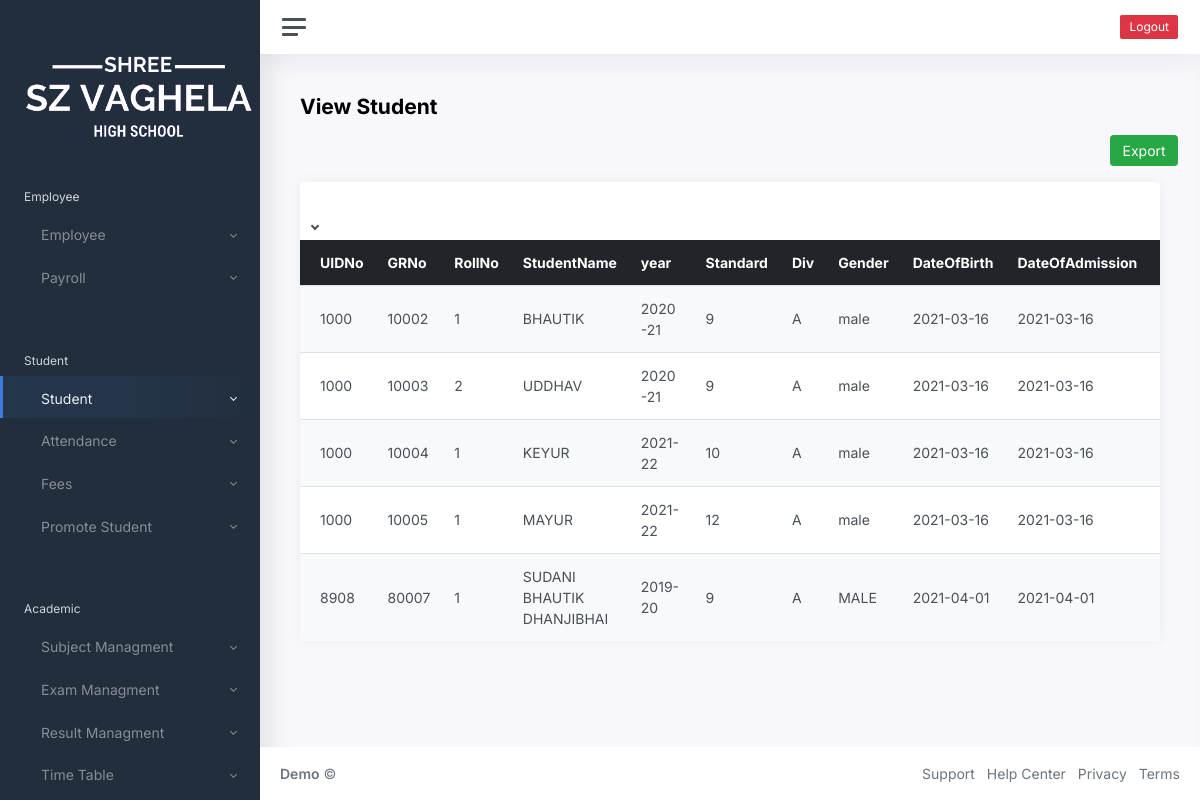
Screenshot of /student/student-view.php (signed in) with the database file from the repository.
### tables this page shows
CREATE TABLE `studentmaster` (
  `date` datetime NOT NULL,
  `StuUIDNo` varchar(13) NOT NULL,
  `StuGRNo` varchar(30) NOT NULL,
  `StuRollNo` int(20) NOT NULL,
  `StuStudentName` varchar(150) NOT NULL,
  `StuAcdemicyear` varchar(10) NOT NULL,
  `StuStandard` bigint(10) NOT NULL,
  `StuDiv` varchar(10) NOT NULL,
  `StuGender` varchar(10) NOT NULL,
  `StuDOB` date NOT NULL,
  `StuDateOfAdmission` date NOT NULL,
  `StuParentMobileNumber1` decimal(10,0) NOT NULL,
  `StuParentMobileNumber2` decimal(10,0) NOT NULL,
  `StuHouseNo` varchar(20) NOT NULL,
  `StuStreetName` varchar(20) NOT NULL,
  `StuLocation` varchar(50) NOT NULL,
  `StuCity` varchar(20) NOT NULL,
  `StuDist` varchar(20) NOT NULL,
  `StuBirthPlace` varchar(150) NOT NULL,
  `StuAadharNo` decimal(12,0) NOT NULL,
  `StuCategory` varchar(50) NOT NULL,
  `StuCaste` varchar(50) NOT NULL,
  `StuLastschoolname` varchar(50) NOT NULL,
  `StuBankname` varchar(20) NOT NULL,
  `StuBankACno` varchar(20) NOT NULL,
  `StuBankIFSCcode` varchar(20) NOT NULL,
  `StuStatus` varchar(15) NOT NULL,
  `StuStatusChangedDate` date NOT NULL,
  `file` varchar(255) NOT NULL,
  `filename` varchar(255) NOT NULL,
  `uploadfile` varchar(255) NOT NULL,
  `uploadfilename` varchar(255) NOT NULL
);

### student/student-view.php (the view, shortened to what this page needs)
<?php
include "./connectdb.php";
?>
<!DOCTYPE html>
<html lang="en">
<head>
	<link href="../css/app.css" rel="stylesheet">
</head>
<body>
	<div class="wrapper">
		<nav id="sidebar" class="sidebar">
			<div class="sidebar-content js-simplebar">
				<a class="sidebar-brand">
					<span width="30px">&nbsp;</span>
					<img src="../logo.png" alt="logo" srcset="" height="100px">
				</a>
				<ul class="sidebar-nav">
					<li class="sidebar-header">
						Employee
					</li>
					<li class="sidebar-item">
						<a href="#emp" data-toggle="collapse" class="sidebar-link collapsed">
							<i class="align-middle"></i> <span class="align-middle">Employee</span>
						</a>
					</li>
					<li class="sidebar-item">
						<a href="#payr" data-toggle="collapse" class="sidebar-link collapsed">
							<i class="align-middle"></i> <span class="align-middle">Payroll</span>
						</a>
					</li>
					<li class="sidebar-header">
					</li>
					<li class="sidebar-header">
						Student
					</li>
					<li class="sidebar-item  active">
						<a href="#addstu" data-toggle="collapse" class="sidebar-link collapsed">
							<i class="align-middle"></i> <span class="align-middle">Student</span>
						</a>
					</li>
					<li class="sidebar-item ">
						<a href="#attend" data-toggle="collapse" class="sidebar-link collapsed">
							<i class="align-middle"></i> <span class="align-middle">Attendance</span>
						</a>
					</li>
					<li class="sidebar-item ">
						<a href="#fee" data-toggle="collapse" class="sidebar-link collapsed">
							<i class="align-middle"></i> <span class="align-middle">Fees</span>
						</a>
					</li>
					<li class="sidebar-item ">
						<a href="#pstu" data-toggle="collapse" class="sidebar-link collapsed">
							<i class="align-middle"></i> <span class="align-middle">Promote Student </span>
						</a>
					</li>
					<li class="sidebar-header">
					</li>
					<li class="sidebar-header">
						Academic
					</li>
					<li class="sidebar-item ">
						<a href="#addsubject" data-toggle="collapse" class="sidebar-link collapsed">
							<i class="align-middle"></i> <span class="align-middle">Subject Managment</span>
						</a>
					</li>
					<li class="sidebar-item ">
						<a href="#exammaster" data-toggle="collapse" class="sidebar-link collapsed">
							<i class="align-middle"></i> <span class="align-middle">Exam Managment</span>
						</a>
					</li>
					<li class="sidebar-item ">
						<a href="#resultmaster" data-toggle="collapse" class="sidebar-link collapsed">
							<i class="align-middle"></i> <span class="align-middle">Result Managment</span>
						</a>
					</li>
					<li class="sidebar-item ">
						<a href="#timetable" data-toggle="collapse" class="sidebar-link collapsed">
							<i class="align-middle"></i> <span class="align-middle">Time Table</span>
						</a>
					</li>
				</ul>
			</div>
		</nav>
		<div class="main">
            <nav class="navbar navbar-expand navbar-light navbar-bg">
                <a class="sidebar-toggle d-flex">
                    <i class="hamburger align-self-center"></i>
                </a>
                <div class="navbar-collapse collapse">
                    <ul class="navbar-nav navbar-align">
                    <button type="button" class="btn btn-sm btn-danger" id="logout">Logout</button>
                    </ul>
                </div>
            </nav>
			<main class="content">
				<div class="container-fluid p-0">
					<div class=" mb-3 row">
						<div class="col-sm-12 ml-sm-auto">
							<h1 class="h3 mb-3" style="font-weight: bold;">View Student</h1>
						</div>
						<div class="col-sm-1 ml-sm-auto">
							<a href="xls.php"><button type="sumit" name="test_save" class="btn btn-custom-sm btn-success">Export</button></a>
						</div>
					</div>
				</div>
				<div class="col-70 col-xl-70">
					<div class="card">
						<div class="card-header">
						</div>
						<div class="col-lg-12">
							<div class="button-group">
								<button type="button" class="btn btn-default btn-sm dropdown-toggle" data-toggle="dropdown"><span class="glyphicon glyphicon-cog"></span> <span class="caret"></span></button>
							</div>
						</div>
						<div class="table-responsive " id="poll">
							<table class="table table-striped" id="myTable">
								<thead class="table table-dark">
									<tr>
										<th>UIDNo</th>
										<th>GRNo</th>
										<th>RollNo</th>
										<th>StudentName</th>
										<th>year</th>
										<th>Standard</th>
										<th>Div</th>
										<th>Gender</th>
										<th>DateOfBirth</th>
										<th>DateOfAdmission</th>
										<th>MobileNo1</th>
									</tr>
								</thead>
								<tbody>
									<?php
									$sql = "SELECT*FROM studentmaster";
									$data = mysqli_query($conn, $sql);
									$total = mysqli_num_rows($data);
									if ($total != 0) {
										while ($result = mysqli_fetch_assoc($data)) {
											echo "
                           		<tr>
                           		<td>" . $result['StuUIDNo'] . "</td>
                           		<td>" . $result['StuGRNo'] . " </td>
                           		<td>" . $result['StuRollNo'] . " </td>
                           		<td>" . $result['StuStudentName'] . "</td>
                           		<td>" . $result['StuAcdemicyear'] . "</td>
                           		<td>" . $result['StuStandard'] . "</td>
                           		<td>" . $result['StuDiv'] . "</td>
                                <td>" . $result["StuGender"] . "</td>
                                <td>" . $result["StuDOB"] . "</td>
                                <td>" . $result['StuDateOfAdmission'] . "</td>
                                <td>" . $result['StuParentMobileNumber1'] . "</td>
                                <td>" . $result['StuParentMobileNumber2'] . "</td>
                                <td>" . $result['StuHouseNo'] . "," . $result['StuStreetName'] . "," . $result['StuLocation'] . "," . $result['StuCity'] . "," . $result['StuDist'] . "</td>
                                <td>" . $result['StuBirthPlace'] . "</td>
                                <td>" . $result['StuAadharNo'] . "</td>
                                <td>" . $result['StuCategory'] . "</td>
                                <td>" . $result['StuCaste'] . "</td>
                                <td>" . $result['StuLastschoolname'] . "</td>
                                <td>" . $result['StuBankname'] . "</td>
                                <td>" . $result['StuBankACno'] . "</td>
                                <td>" . $result['StuBankIFSCcode'] . "</td>
                                <td>" . $result['StuStatus'] . "</td>
                                <td>" . $result['StuStatusChangedDate'] . "</td>
                               $result[StuUIDNo]$result[StuGRNo]$result[StuStudentName]$result[StuStandard]$result[StuDiv]$result[StuGender]$result[StuDOB]$result[StuDateOfAdmission]$result[StuParentMobileNumber1]$result[StuParentMobileNumber2]$result[StuHouseNo]$result[StuStreetName]$result[StuLocation]$result[StuCity]$result[StuDist]$result[StuBirthPlace]$result[StuAadharNo]$result[StuCategory]$result[StuCaste]$result[StuLastschoolname]$result[StuBankname]$result[StuBankACno]$result[StuBankIFSCcode]$result[StuStatus]$result[StuStatusChangedDate]
                                $result[StuUIDNo]$result[StuGRNo]$result[StuStudentName]$result[StuStandard]$result[StuDiv]$result[StuGender]$result[StuDOB]$result[StuDateOfAdmission]$result[StuParentMobileNumber1]$result[StuParentMobileNumber2]$result[StuHouseNo]$result[StuStreetName]$result[StuLocation]$result[StuCity]$result[StuDist]$result[StuBirthPlace]$result[StuAadharNo]$result[StuCategory]$result[StuCaste]$result[StuLastschoolname]$result[StuBankname]$result[StuBankACno]$result[StuBankIFSCcode]$result[StuStatus]$result[StuStatusChangedDate]
                           	  <td><a href='delete1.php?StuUIDNo=$result[StuUIDNo]' onclick='return checkdelete()'><input type='submit' value='Delete' id='deletebtn' class='btn btn-custom-sm btn-danger'></a></td>
                           		</tr>";
										}
									} else {
										echo "No records found";
									}
									?>
								</tbody>
							</table>
						</div>
					</div>
				</div>
			</main>
			<footer class="footer">
				<div class="container-fluid">
					<div class="row text-muted">
						<div class="col-6 text-left">
							<p class="mb-0">
								<a href="index.html" class="text-muted"><strong>Demo</strong></a> &copy;
							</p>
						</div>
						<div class="col-6 text-right">
							<ul class="list-inline">
								<li class="list-inline-item">
									<a class="text-muted" href="#">Support</a>
								</li>
								<li class="list-inline-item">
									<a class="text-muted" href="#">Help Center</a>
								</li>
								<li class="list-inline-item">
									<a class="text-muted" href="#">Privacy</a>
								</li>
								<li class="list-inline-item">
									<a class="text-muted" href="#">Terms</a>
								</li>
							</ul>
						</div>
					</div>
				</div>
			</footer>
		</div>
	</div>
</body>
</html>

### rows the page displays
studentmaster: StuUIDNo "1000", StuGRNo "10002", StuRollNo "1", StuStudentName "BHAUTIK", StuAcdemicyear "2020-21", StuStandard "9", StuDiv "A", StuGender "male", StuDOB "2021-03-16", StuDateOfAdmission "2021-03-16"
studentmaster: StuUIDNo "1000", StuGRNo "10003", StuRollNo "2", StuStudentName "UDDHAV", StuAcdemicyear "2020-21", StuStandard "9", StuDiv "A", StuGender "male", StuDOB "2021-03-16", StuDateOfAdmission "2021-03-16"
studentmaster: StuUIDNo "1000", StuGRNo "10004", StuRollNo "1", StuStudentName "KEYUR", StuAcdemicyear "2021-22", StuStandard "10", StuDiv "A", StuGender "male", StuDOB "2021-03-16", StuDateOfAdmission "2021-03-16"
studentmaster: StuUIDNo "1000", StuGRNo "10005", StuRollNo "1", StuStudentName "MAYUR", StuAcdemicyear "2021-22", StuStandard "12", StuDiv "A", StuGender "male", StuDOB "2021-03-16", StuDateOfAdmission "2021-03-16"
studentmaster: StuUIDNo "8908", StuGRNo "80007", StuRollNo "1", StuStudentName "SUDANI BHAUTIK DHANJIBHAI", StuAcdemicyear "2019-20", StuStandard "9", StuDiv "A", StuGender "MALE", StuDOB "2021-04-01", StuDateOfAdmission "2021-04-01"
